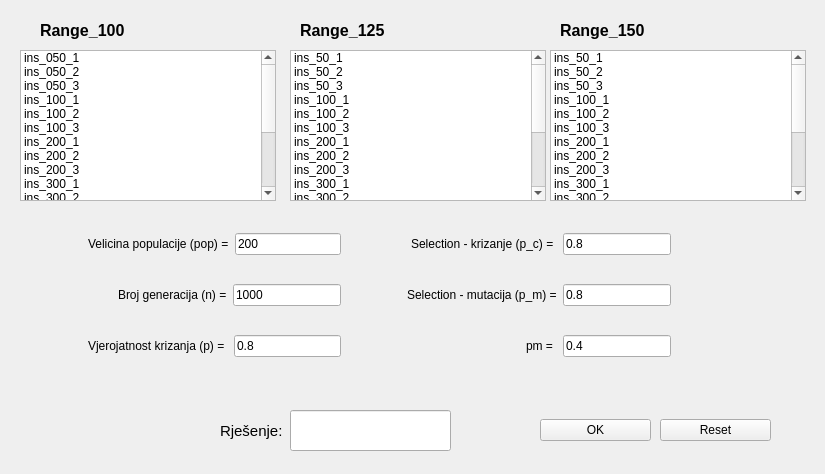
<?xml version="1.0" encoding="UTF-8"?>
<ui version="4.0">
 <class>gui</class>
 <widget class="QWidget" name="gui">
  <property name="geometry">
   <rect>
    <x>0</x>
    <y>0</y>
    <width>825</width>
    <height>474</height>
   </rect>
  </property>
  <property name="windowTitle">
   <string>DTP</string>
  </property>
  <widget class="QLabel" name="label_4">
   <property name="geometry">
    <rect>
     <x>40</x>
     <y>20</y>
     <width>211</width>
     <height>21</height>
    </rect>
   </property>
   <property name="font">
    <font>
     <pointsize>12</pointsize>
     <weight>75</weight>
     <bold>true</bold>
    </font>
   </property>
   <property name="text">
    <string>Range_100</string>
   </property>
   <property name="textFormat">
    <enum>Qt::AutoText</enum>
   </property>
  </widget>
  <widget class="QLabel" name="label_6">
   <property name="geometry">
    <rect>
     <x>300</x>
     <y>20</y>
     <width>211</width>
     <height>21</height>
    </rect>
   </property>
   <property name="font">
    <font>
     <pointsize>12</pointsize>
     <weight>75</weight>
     <bold>true</bold>
    </font>
   </property>
   <property name="text">
    <string>Range_125</string>
   </property>
   <property name="textFormat">
    <enum>Qt::AutoText</enum>
   </property>
  </widget>
  <widget class="QLabel" name="label_7">
   <property name="geometry">
    <rect>
     <x>560</x>
     <y>20</y>
     <width>211</width>
     <height>21</height>
    </rect>
   </property>
   <property name="font">
    <font>
     <pointsize>12</pointsize>
     <weight>75</weight>
     <bold>true</bold>
    </font>
   </property>
   <property name="text">
    <string>Range_150</string>
   </property>
   <property name="textFormat">
    <enum>Qt::AutoText</enum>
   </property>
  </widget>
  <widget class="QListWidget" name="range_125">
   <property name="geometry">
    <rect>
     <x>290</x>
     <y>50</y>
     <width>256</width>
     <height>151</height>
    </rect>
   </property>
   <item>
    <property name="text">
     <string>ins_50_1</string>
    </property>
   </item>
   <item>
    <property name="text">
     <string>ins_50_2</string>
    </property>
   </item>
   <item>
    <property name="text">
     <string>ins_50_3</string>
    </property>
   </item>
   <item>
    <property name="text">
     <string>ins_100_1</string>
    </property>
   </item>
   <item>
    <property name="text">
     <string>ins_100_2</string>
    </property>
   </item>
   <item>
    <property name="text">
     <string>ins_100_3</string>
    </property>
   </item>
   <item>
    <property name="text">
     <string>ins_200_1</string>
    </property>
   </item>
   <item>
    <property name="text">
     <string>ins_200_2</string>
    </property>
   </item>
   <item>
    <property name="text">
     <string>ins_200_3</string>
    </property>
   </item>
   <item>
    <property name="text">
     <string>ins_300_1</string>
    </property>
   </item>
   <item>
    <property name="text">
     <string>ins_300_2</string>
    </property>
   </item>
   <item>
    <property name="text">
     <string>ins_300_3</string>
    </property>
   </item>
   <item>
    <property name="text">
     <string>ins_400_1</string>
    </property>
   </item>
   <item>
    <property name="text">
     <string>ins_400_2</string>
    </property>
   </item>
   <item>
    <property name="text">
     <string>ins_400_3</string>
    </property>
   </item>
   <item>
    <property name="text">
     <string>ins_500_1</string>
    </property>
   </item>
   <item>
    <property name="text">
     <string>ins_500_2</string>
    </property>
   </item>
   <item>
    <property name="text">
     <string>ins_500_3</string>
    </property>
   </item>
  </widget>
  <widget class="QListWidget" name="range_150">
   <property name="geometry">
    <rect>
     <x>550</x>
     <y>50</y>
     <width>256</width>
     <height>151</height>
    </rect>
   </property>
   <item>
    <property name="text">
     <string>ins_50_1</string>
    </property>
   </item>
   <item>
    <property name="text">
     <string>ins_50_2</string>
    </property>
   </item>
   <item>
    <property name="text">
     <string>ins_50_3</string>
    </property>
   </item>
   <item>
    <property name="text">
     <string>ins_100_1</string>
    </property>
   </item>
   <item>
    <property name="text">
     <string>ins_100_2</string>
    </property>
   </item>
   <item>
    <property name="text">
     <string>ins_100_3</string>
    </property>
   </item>
   <item>
    <property name="text">
     <string>ins_200_1</string>
    </property>
   </item>
   <item>
    <property name="text">
     <string>ins_200_2</string>
    </property>
   </item>
   <item>
    <property name="text">
     <string>ins_200_3</string>
    </property>
   </item>
   <item>
    <property name="text">
     <string>ins_300_1</string>
    </property>
   </item>
   <item>
    <property name="text">
     <string>ins_300_2</string>
    </property>
   </item>
   <item>
    <property name="text">
     <string>ins_300_3</string>
    </property>
   </item>
   <item>
    <property name="text">
     <string>ins_400_1</string>
    </property>
   </item>
   <item>
    <property name="text">
     <string>ins_400_2</string>
    </property>
   </item>
   <item>
    <property name="text">
     <string>ins_400_3</string>
    </property>
   </item>
   <item>
    <property name="text">
     <string>ins_500_1</string>
    </property>
   </item>
   <item>
    <property name="text">
     <string>ins_500_2</string>
    </property>
   </item>
   <item>
    <property name="text">
     <string>ins_500_3</string>
    </property>
   </item>
  </widget>
  <widget class="QWidget" name="layoutWidget">
   <property name="geometry">
    <rect>
     <x>360</x>
     <y>210</y>
     <width>311</width>
     <height>171</height>
    </rect>
   </property>
   <layout class="QVBoxLayout" name="verticalLayout_3">
    <item>
     <layout class="QHBoxLayout" name="horizontalLayout_4">
      <item>
       <spacer name="horizontalSpacer_4">
        <property name="orientation">
         <enum>Qt::Horizontal</enum>
        </property>
        <property name="sizeHint" stdset="0">
         <size>
          <width>40</width>
          <height>20</height>
         </size>
        </property>
       </spacer>
      </item>
      <item>
       <widget class="QLabel" name="label_8">
        <property name="text">
         <string>Selection - krizanje (p_c) = </string>
        </property>
        <property name="scaledContents">
         <bool>true</bool>
        </property>
        <property name="alignment">
         <set>Qt::AlignLeading|Qt::AlignLeft|Qt::AlignVCenter</set>
        </property>
       </widget>
      </item>
      <item>
       <widget class="QLineEdit" name="gui_c">
        <property name="text">
         <string>0.8</string>
        </property>
       </widget>
      </item>
     </layout>
    </item>
    <item>
     <layout class="QHBoxLayout" name="horizontalLayout_7">
      <item>
       <spacer name="horizontalSpacer_5">
        <property name="orientation">
         <enum>Qt::Horizontal</enum>
        </property>
        <property name="sizeHint" stdset="0">
         <size>
          <width>40</width>
          <height>20</height>
         </size>
        </property>
       </spacer>
      </item>
      <item>
       <widget class="QLabel" name="label_9">
        <property name="text">
         <string>Selection - mutacija (p_m) =</string>
        </property>
        <property name="scaledContents">
         <bool>true</bool>
        </property>
        <property name="textInteractionFlags">
         <set>Qt::LinksAccessibleByMouse</set>
        </property>
       </widget>
      </item>
      <item>
       <widget class="QLineEdit" name="gui_m">
        <property name="text">
         <string>0.8</string>
        </property>
       </widget>
      </item>
     </layout>
    </item>
    <item>
     <layout class="QHBoxLayout" name="horizontalLayout_8">
      <item>
       <spacer name="horizontalSpacer_7">
        <property name="orientation">
         <enum>Qt::Horizontal</enum>
        </property>
        <property name="sizeHint" stdset="0">
         <size>
          <width>40</width>
          <height>20</height>
         </size>
        </property>
       </spacer>
      </item>
      <item>
       <spacer name="horizontalSpacer_6">
        <property name="orientation">
         <enum>Qt::Horizontal</enum>
        </property>
        <property name="sizeHint" stdset="0">
         <size>
          <width>40</width>
          <height>20</height>
         </size>
        </property>
       </spacer>
      </item>
      <item>
       <widget class="QLabel" name="label_10">
        <property name="text">
         <string>pm = </string>
        </property>
        <property name="scaledContents">
         <bool>true</bool>
        </property>
       </widget>
      </item>
      <item>
       <widget class="QLineEdit" name="gui_pm">
        <property name="text">
         <string>0.4</string>
        </property>
       </widget>
      </item>
     </layout>
    </item>
   </layout>
  </widget>
  <widget class="QWidget" name="layoutWidget">
   <property name="geometry">
    <rect>
     <x>540</x>
     <y>380</y>
     <width>111</width>
     <height>101</height>
    </rect>
   </property>
   <layout class="QVBoxLayout" name="verticalLayout_4">
    <item>
     <widget class="QPushButton" name="gui_ok">
      <property name="text">
       <string>OK</string>
      </property>
     </widget>
    </item>
   </layout>
  </widget>
  <widget class="QListWidget" name="range_100">
   <property name="geometry">
    <rect>
     <x>20</x>
     <y>50</y>
     <width>256</width>
     <height>151</height>
    </rect>
   </property>
   <item>
    <property name="text">
     <string>ins_050_1</string>
    </property>
   </item>
   <item>
    <property name="text">
     <string>ins_050_2</string>
    </property>
   </item>
   <item>
    <property name="text">
     <string>ins_050_3</string>
    </property>
   </item>
   <item>
    <property name="text">
     <string>ins_100_1</string>
    </property>
   </item>
   <item>
    <property name="text">
     <string>ins_100_2</string>
    </property>
   </item>
   <item>
    <property name="text">
     <string>ins_100_3</string>
    </property>
   </item>
   <item>
    <property name="text">
     <string>ins_200_1</string>
    </property>
   </item>
   <item>
    <property name="text">
     <string>ins_200_2</string>
    </property>
   </item>
   <item>
    <property name="text">
     <string>ins_200_3</string>
    </property>
   </item>
   <item>
    <property name="text">
     <string>ins_300_1</string>
    </property>
   </item>
   <item>
    <property name="text">
     <string>ins_300_2</string>
    </property>
   </item>
   <item>
    <property name="text">
     <string>ins_300_3</string>
    </property>
   </item>
   <item>
    <property name="text">
     <string>ins_400_1</string>
    </property>
   </item>
   <item>
    <property name="text">
     <string>ins_400_2</string>
    </property>
   </item>
   <item>
    <property name="text">
     <string>ins_400_3</string>
    </property>
   </item>
   <item>
    <property name="text">
     <string>ins_500_1</string>
    </property>
   </item>
   <item>
    <property name="text">
     <string>ins_500_2</string>
    </property>
   </item>
   <item>
    <property name="text">
     <string>ins_500_3</string>
    </property>
   </item>
  </widget>
  <widget class="QWidget" name="layoutWidget">
   <property name="geometry">
    <rect>
     <x>50</x>
     <y>210</y>
     <width>291</width>
     <height>171</height>
    </rect>
   </property>
   <layout class="QVBoxLayout" name="verticalLayout">
    <item>
     <layout class="QHBoxLayout" name="horizontalLayout">
      <item>
       <spacer name="horizontalSpacer">
        <property name="orientation">
         <enum>Qt::Horizontal</enum>
        </property>
        <property name="sizeHint" stdset="0">
         <size>
          <width>40</width>
          <height>20</height>
         </size>
        </property>
       </spacer>
      </item>
      <item>
       <widget class="QLabel" name="label">
        <property name="text">
         <string>Velicina populacije (pop) =</string>
        </property>
        <property name="scaledContents">
         <bool>true</bool>
        </property>
        <property name="alignment">
         <set>Qt::AlignLeading|Qt::AlignLeft|Qt::AlignVCenter</set>
        </property>
       </widget>
      </item>
      <item>
       <widget class="QLineEdit" name="gui_pop_size">
        <property name="text">
         <string>200</string>
        </property>
       </widget>
      </item>
     </layout>
    </item>
    <item>
     <layout class="QHBoxLayout" name="horizontalLayout_2">
      <item>
       <spacer name="horizontalSpacer_2">
        <property name="orientation">
         <enum>Qt::Horizontal</enum>
        </property>
        <property name="sizeHint" stdset="0">
         <size>
          <width>40</width>
          <height>20</height>
         </size>
        </property>
       </spacer>
      </item>
      <item>
       <widget class="QLabel" name="label_5">
        <property name="text">
         <string>Broj generacija (n) =</string>
        </property>
        <property name="scaledContents">
         <bool>true</bool>
        </property>
        <property name="textInteractionFlags">
         <set>Qt::LinksAccessibleByMouse</set>
        </property>
       </widget>
      </item>
      <item>
       <widget class="QLineEdit" name="gui_n">
        <property name="text">
         <string>1000</string>
        </property>
       </widget>
      </item>
     </layout>
    </item>
    <item>
     <layout class="QHBoxLayout" name="horizontalLayout_3">
      <item>
       <spacer name="horizontalSpacer_3">
        <property name="orientation">
         <enum>Qt::Horizontal</enum>
        </property>
        <property name="sizeHint" stdset="0">
         <size>
          <width>40</width>
          <height>20</height>
         </size>
        </property>
       </spacer>
      </item>
      <item>
       <widget class="QLabel" name="label_2">
        <property name="text">
         <string>Vjerojatnost krizanja (p) = </string>
        </property>
        <property name="scaledContents">
         <bool>true</bool>
        </property>
       </widget>
      </item>
      <item>
       <widget class="QLineEdit" name="gui_p">
        <property name="text">
         <string>0.8</string>
        </property>
       </widget>
      </item>
     </layout>
    </item>
   </layout>
  </widget>
  <widget class="QLineEdit" name="gui_text">
   <property name="geometry">
    <rect>
     <x>290</x>
     <y>410</y>
     <width>161</width>
     <height>41</height>
    </rect>
   </property>
   <property name="font">
    <font>
     <pointsize>11</pointsize>
     <weight>75</weight>
     <bold>true</bold>
    </font>
   </property>
   <property name="alignment">
    <set>Qt::AlignCenter</set>
   </property>
  </widget>
  <widget class="QWidget" name="layoutWidget_2">
   <property name="geometry">
    <rect>
     <x>660</x>
     <y>380</y>
     <width>111</width>
     <height>101</height>
    </rect>
   </property>
   <layout class="QVBoxLayout" name="verticalLayout_5">
    <item>
     <widget class="QPushButton" name="gui_ok_2">
      <property name="text">
       <string>Reset</string>
      </property>
     </widget>
    </item>
   </layout>
  </widget>
  <widget class="QLabel" name="label_3">
   <property name="geometry">
    <rect>
     <x>220</x>
     <y>410</y>
     <width>81</width>
     <height>41</height>
    </rect>
   </property>
   <property name="font">
    <font>
     <family>Nirmala UI</family>
     <pointsize>11</pointsize>
    </font>
   </property>
   <property name="text">
    <string>Rješenje: </string>
   </property>
   <property name="textFormat">
    <enum>Qt::AutoText</enum>
   </property>
  </widget>
 </widget>
 <resources/>
 <connections/>
</ui>
